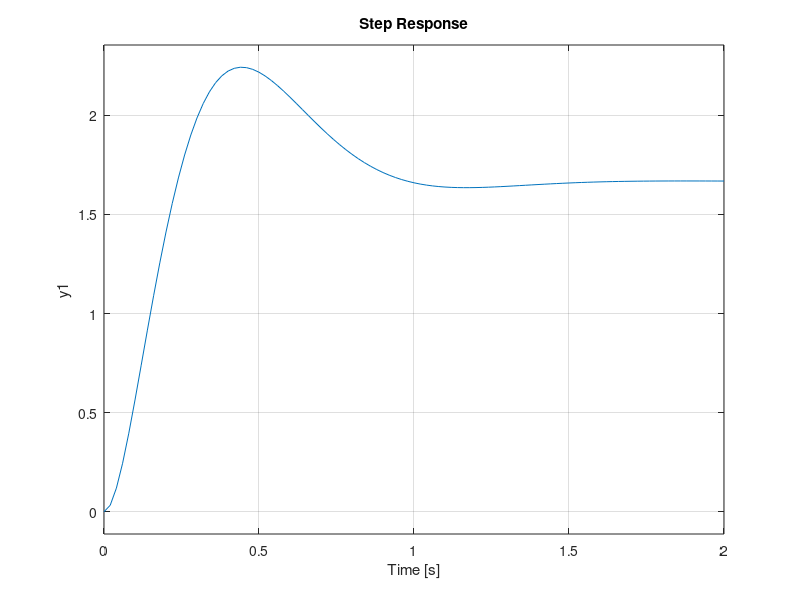

MATLAB code for this plot:
%Assignment 5 and 6
%Emmanuel Mati
% University of Windsor
clear all
close all
clc

numerator = 180*[1 3];
denominator = conv([1 9],[1 8 36]);
sys=tf(numerator,denominator)
step(sys)
